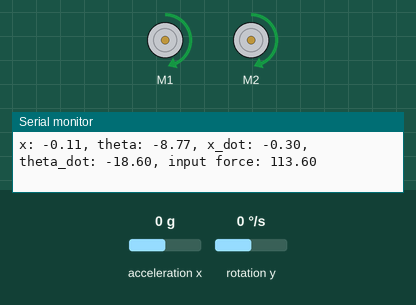
Simulated run of this sketch. Board: Arduino Uno, built with avr-gcc and run on an emulated ATmega328P. On the bench: 2 × DC motor (green arrow = forward, orange = backward, longer = faster), the last lines printed to the serial monitor. The inputs (shaded band) are chosen by the test bench; at power-on: acceleration x 0 g, rotation y 0 °/s. Random numbers use the default seed unless the sketch sets one.

Above: at 1.2 s.
1.3 s: acceleration x set to -1.4 g
At 3.97 s:
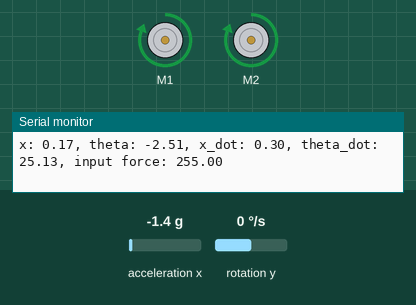
4.3 s: rotation y set to -192 °/s
At 4.49 s:
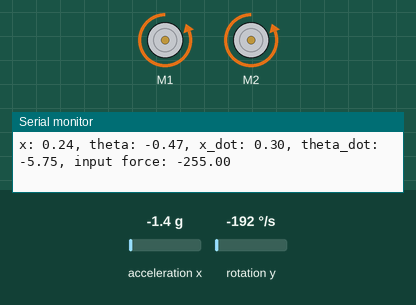
7.3 s: acceleration x set to -0.2 g
At 7.78 s:
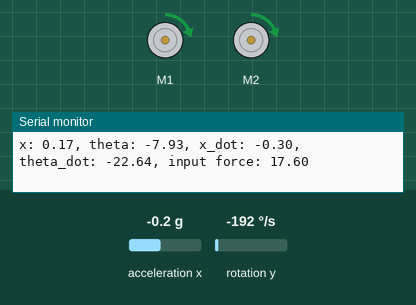
10.3 s: rotation y set to 104 °/s
13.3 s: acceleration x set to -0.8 g
Timing chart, 0 to 26.5 s (numbered marks = the images above; inputs shaded):
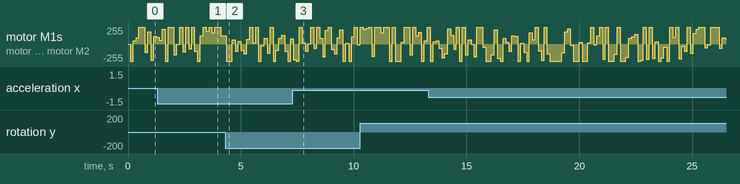

The sketch:

segway_MPPI_IMU.ino
```cpp
#include <Arduino.h>
#include <math.h>
#include "MPU6050.h"
#include <AFMotor.h>


// Constants
const float g = 9.81;
const float mass_of_cart = 0.074;
const float mass_of_pole = 0.38;
const float length_of_pole = 0.15;
const float max_force_abs = 100.0;
const float delta_t = 0.02;
const int horizon_step_T = 20;
const int number_of_samples_K = 5;
const float param_lambda = 1.2;
const float Sigma = 10.8;

// constraints for state[0] (linear displacement) and state[2] (linear velocity)
const float x_min = -0.3;
const float x_max = 0.3;
const float x_dot_min = -0.3;
const float x_dot_max = 0.3;

// Weights for cost functions
float stage_cost_weight[] = {20.0, 20.0, 0.1, 0.1};
float terminal_cost_weight[] = {20.0, 20.0, 0.1, 0.1};

// State and control arrays
float state[] = {0.0, M_PI/2, 0.0, 0.0};
float u_prev[100] = {0};

int prev_time = millis();
int curr_time = millis();
float x = 0.0;
float x_dot = 0.0;

MPU6050 mpu;
AF_DCMotor motor1(1);
AF_DCMotor motor2(2);

// Utility functions
float clip(float value, float min_value, float max_value)
{
    return max(min_value, min(value, max_value));
}

float wrap_angle(float theta)
{
    return fmod(theta + M_PI, 2 * M_PI) - M_PI;
}

// CartPole dynamics
void update_cartpole(float force)
{
    float x = state[0];
    float theta = state[1];
    float x_dot = state[2];
    float theta_dot = state[3];

    float temp = (force + mass_of_pole * length_of_pole * theta_dot * theta_dot * sin(theta)) / (mass_of_cart + mass_of_pole);
    float new_theta_ddot = (g * sin(theta) - cos(theta) * temp) /
                            (length_of_pole * (4.0 / 3.0 - mass_of_pole * cos(theta) * cos(theta) / (mass_of_cart + mass_of_pole)));
    float new_x_ddot = temp - mass_of_pole * length_of_pole * new_theta_ddot * cos(theta) / (mass_of_cart + mass_of_pole);

    state[0] += x_dot * delta_t;
    state[1] += theta_dot * delta_t;
    state[1] = wrap_angle(state[1]);
    state[2] += new_x_ddot * delta_t;
    state[3] += new_theta_ddot * delta_t;
    // bound the displacement and linear velocity to upper and lower limits
    state[0] = constrain(state[0], x_min, x_max);
    state[2] = constrain(state[2], x_dot_min, x_dot_max);
}

// Cost functions
float stage_cost(float *x_t)
{
    float x = x_t[0];
    float theta = wrap_angle(x_t[1]);
    float x_dot = x_t[2];
    float theta_dot = x_t[3];

    return stage_cost_weight[0] * x * x + stage_cost_weight[1] * theta * theta + stage_cost_weight[2] * x_dot * x_dot + stage_cost_weight[3] * theta_dot * theta_dot;
}

float terminal_cost(float *x_T)
{
    float x = x_T[0];
    float theta = wrap_angle(x_T[1]);
    float x_dot = x_T[2];
    float theta_dot = x_T[3];

    return terminal_cost_weight[0] * x * x + terminal_cost_weight[1] * theta * theta + terminal_cost_weight[2] * x_dot * x_dot + terminal_cost_weight[3] * theta_dot * theta_dot;
}

// Main MPPI function
void mppi_control(float *observed_x, float &input_force)
{
    float S[number_of_samples_K] = {0};
    float epsilon[number_of_samples_K][horizon_step_T] = {0};
    float u[horizon_step_T] = {0};
    float x0[4];
    memcpy(x0, observed_x, 4 * sizeof(float));
    float param_gamma = param_lambda * (1.0 - 1.0);

    // Generate epsilon
    for (int k = 0; k < number_of_samples_K; ++k)
    {
        for (int t = 0; t < horizon_step_T; ++t)
        {
            epsilon[k][t] = random(-Sigma * 1000, Sigma * 1000) / 1000.0; // Random normal distribution
        }
    }

    // Cost calculation
    for (int k = 0; k < number_of_samples_K; ++k)
    {
        float v[horizon_step_T] = {0};
        float x[4];
        memcpy(x, x0, 4 * sizeof(float));

        for (int t = 0; t < horizon_step_T; ++t)
        {
            if (k < (1.0 - 0.0) * number_of_samples_K)
            {
                v[t] = u_prev[t] + epsilon[k][t];
            }
            else
            {
                v[t] = epsilon[k][t];
            }

            update_cartpole(v[t]);
            S[k] += stage_cost(state) + param_gamma * u_prev[t] * (1.0 / Sigma) * v[t];
        }

        S[k] += terminal_cost(state);
    }

    // Compute weights
    float rho = S[0];
    for (int k = 1; k < number_of_samples_K; ++k)
    {
        if (S[k] < rho)
        {
            rho = S[k];
        }
    }
    float eta = 0.0;
    for (int k = 0; k < number_of_samples_K; ++k)
    {
        eta += exp(-1.0 / param_lambda * (S[k] - rho));
    }

    float w[number_of_samples_K];
    for (int k = 0; k < number_of_samples_K; ++k)
    {
        w[k] = exp(-1.0 / param_lambda * (S[k] - rho)) / eta;
    }

    // Compute control input
    float w_epsilon[horizon_step_T] = {0};
    for (int t = 0; t < horizon_step_T; ++t)
    {
        for (int k = 0; k < number_of_samples_K; ++k)
        {
            w_epsilon[t] += w[k] * epsilon[k][t];
        }
    }

    for (int t = 0; t < horizon_step_T; ++t)
    {
        u[t] += w_epsilon[t];
    }

    for (int i = 0; i < horizon_step_T - 1; ++i)
    {
        u_prev[i] = u_prev[i + 1];
    }
    u_prev[horizon_step_T - 1] = u[horizon_step_T - 1];

    input_force = u[0];
}

// Simulation loop
void setup()
{
    Serial.begin(9600);
    Wire.begin();
    mpu.initialize();     // запускаем датчик
    motor1.run(FORWARD);  // задаем движение вперед
    motor2.run(FORWARD);  // задаем движение вперед
    Serial.println("[INFO] Starting MPPI Controller for CartPole");
}

void loop()
{
    int16_t ax = mpu.getAccelerationX();  // ускорение по оси Х
    int16_t gyrY = mpu.getRotationY();
    float gyrY_f = gyrY / 32768.0 * 250 * 3.14 / 180;

    // стандартный диапазон: +-2g
    ax = constrain(ax, -16384, 16384);    // ограничиваем +-1g
    float angle = ax / 16384.0;           // переводим в +-1.0

    angle = acos(angle);

    state[0] = x;
    state[1] = angle;
    state[2] = x_dot;
    state[3] = gyrY_f;

    float input_force;

    mppi_control(state, input_force);
    input_force *= (255 / 10.0 * 1.5);

    input_force = constrain(input_force, -255, 255);

  if (input_force > 0)
  {
     motor1.run(FORWARD);  // задаем движение вперед
     motor2.run(FORWARD);  // задаем движение вперед
     motor1.setSpeed(input_force);   // задаем скорость движения
     motor2.setSpeed(input_force);   // задаем скорость движения
  }
  else
  {
     motor1.run(BACKWARD);  // задаем движение вперед
     motor2.run(BACKWARD);  // задаем движение вперед
     motor1.setSpeed(-input_force);   // задаем скорость движения
     motor2.setSpeed(-input_force);   // задаем скорость движения
  }

    x_dot = (input_force / 255.0) * 0.086; // under 5.5 volts

    curr_time = millis();
    x += x_dot * (curr_time - prev_time) / 1000;
    prev_time = curr_time;

    Serial.print("x: ");
    Serial.print(state[0]);
    Serial.print(", theta: ");
    Serial.print(state[1]);
    Serial.print(", x_dot: ");
    Serial.print(state[2]);
    Serial.print(", theta_dot: ");
    Serial.print(state[3]);
    Serial.print(", input force: ");
    Serial.println(input_force);

    update_cartpole(input_force);

    delay(20); // Delay to simulate delta_t
}
```
